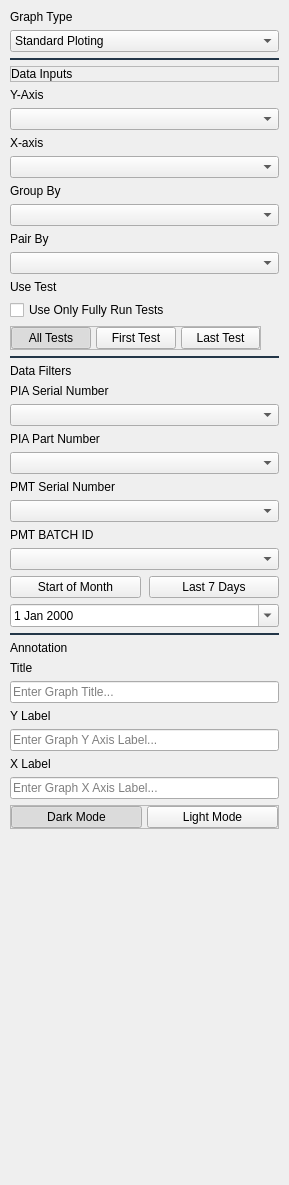
                  <widget class="QWidget" name="sidebarScrollContent_2">
                   <property name="geometry">
                    <rect>
                     <x>0</x>
                     <y>0</y>
                     <width>289</width>
                     <height>1185</height>
                    </rect>
                   </property>
                   <layout class="QVBoxLayout" name="sidebarScrollLayout_2">
                    <property name="spacing">
                     <number>6</number>
                    </property>
                    <property name="leftMargin">
                     <number>10</number>
                    </property>
                    <property name="topMargin">
                     <number>10</number>
                    </property>
                    <property name="rightMargin">
                     <number>10</number>
                    </property>
                    <property name="bottomMargin">
                     <number>10</number>
                    </property>
                    <item>
                     <widget class="QLabel" name="label_78">
                      <property name="text">
                       <string>Graph Type</string>
                      </property>
                      <property name="class" stdset="0">
                       <string>heading-3</string>
                      </property>
                     </widget>
                    </item>
                    <item>
                     <widget class="QComboBox" name="graph_type_comboBox">
                      <item>
                       <property name="text">
                        <string>Standard Ploting</string>
                       </property>
                      </item>
                      <item>
                       <property name="text">
                        <string>Comparison Plotting</string>
                       </property>
                      </item>
                      <item>
                       <property name="text">
                        <string>Relational Plotting</string>
                       </property>
                      </item>
                      <item>
                       <property name="text">
                        <string>Plot Overlay</string>
                       </property>
                      </item>
                     </widget>
                    </item>
                    <item alignment="Qt::AlignVCenter">
                     <widget class="QFrame" name="separatorLine_14">
                      <property name="minimumSize">
                       <size>
                        <width>0</width>
                        <height>2</height>
                       </size>
                      </property>
                      <property name="maximumSize">
                       <size>
                        <width>16777215</width>
                        <height>2</height>
                       </size>
                      </property>
                      <property name="styleSheet">
                       <string notr="true">background-color: #233648;</string>
                      </property>
                     </widget>
                    </item>
                    <item>
                     <widget class="QFrame" name="frame_8">
                      <property name="frameShape">
                       <enum>QFrame::StyledPanel</enum>
                      </property>
                      <property name="frameShadow">
                       <enum>QFrame::Raised</enum>
                      </property>
                      <layout class="QHBoxLayout" name="horizontalLayout_8">
                       <property name="spacing">
                        <number>5</number>
                       </property>
                       <property name="leftMargin">
                        <number>0</number>
                       </property>
                       <property name="topMargin">
                        <number>0</number>
                       </property>
                       <property name="rightMargin">
                        <number>10</number>
                       </property>
                       <property name="bottomMargin">
                        <number>0</number>
                       </property>
                       <item alignment="Qt::AlignBottom">
                        <widget class="QLabel" name="label_81">
                         <property name="text">
                          <string>Data Inputs</string>
                         </property>
                         <property name="class" stdset="0">
                          <string>heading-3</string>
                         </property>
                        </widget>
                       </item>
                      </layout>
                     </widget>
                    </item>
                    <item>
                     <widget class="QLabel" name="section-header_9">
                      <property name="text">
                       <string>Y-Axis</string>
                      </property>
                     </widget>
                    </item>
                    <item>
                     <widget class="QComboBox" name="graphs_y_axis_values_combobox">
                      <property name="editable">
                       <bool>false</bool>
                      </property>
                      <property name="currentText">
                       <string/>
                      </property>
                     </widget>
                    </item>
                    <item>
                     <widget class="QLabel" name="section-header_14">
                      <property name="text">
                       <string>X-axis</string>
                      </property>
                     </widget>
                    </item>
                    <item>
                     <widget class="QComboBox" name="graphs_x_axis_values_combobox">
                      <property name="editable">
                       <bool>false</bool>
                      </property>
                      <property name="currentText">
                       <string/>
                      </property>
                     </widget>
                    </item>
                    <item>
                     <widget class="QLabel" name="section-header_13">
                      <property name="text">
                       <string>Group By</string>
                      </property>
                     </widget>
                    </item>
                    <item>
                     <widget class="QComboBox" name="graphs_group_values_by_combobox">
                      <property name="editable">
                       <bool>false</bool>
                      </property>
                      <property name="currentText">
                       <string/>
                      </property>
                     </widget>
                    </item>
                    <item>
                     <widget class="QLabel" name="graphs_pair_by_label">
                      <property name="text">
                       <string>Pair By</string>
                      </property>
                     </widget>
                    </item>
                    <item>
                     <widget class="QComboBox" name="graphs_pair_values_by_combobox">
                      <property name="editable">
                       <bool>false</bool>
                      </property>
                      <property name="currentText">
                       <string/>
                      </property>
                     </widget>
                    </item>
                    <item>
                     <widget class="QLabel" name="section-header_12">
                      <property name="text">
                       <string>Use Test</string>
                      </property>
                     </widget>
                    </item>
                    <item>
                     <widget class="QCheckBox" name="graphs_full_test_only_checkbox">
                      <property name="text">
                       <string>Use Only Fully Run Tests</string>
                      </property>
                     </widget>
                    </item>
                    <item>
                     <widget class="QFrame" name="frame_5">
                      <property name="maximumSize">
                       <size>
                        <width>251</width>
                        <height>16777215</height>
                       </size>
                      </property>
                      <property name="frameShape">
                       <enum>QFrame::StyledPanel</enum>
                      </property>
                      <property name="frameShadow">
                       <enum>QFrame::Raised</enum>
                      </property>
                      <layout class="QHBoxLayout" name="horizontalLayout_5">
                       <property name="spacing">
                        <number>5</number>
                       </property>
                       <property name="leftMargin">
                        <number>0</number>
                       </property>
                       <property name="topMargin">
                        <number>0</number>
                       </property>
                       <property name="rightMargin">
                        <number>0</number>
                       </property>
                       <property name="bottomMargin">
                        <number>0</number>
                       </property>
                       <item>
                        <widget class="QPushButton" name="graph_all_tests_button">
                         <property name="text">
                          <string>All Tests</string>
                         </property>
                         <property name="checkable">
                          <bool>true</bool>
                         </property>
                         <property name="checked">
                          <bool>true</bool>
                         </property>
                         <property name="autoExclusive">
                          <bool>false</bool>
                         </property>
                         <property name="class" stdset="0">
                          <string>btn-outline</string>
                         </property>
                         <attribute name="buttonGroup">
                          <string notr="true">buttonGroup</string>
                         </attribute>
                        </widget>
                       </item>
                       <item>
                        <widget class="QPushButton" name="graph_first_tests_button">
                         <property name="text">
                          <string>First Test</string>
                         </property>
                         <property name="checkable">
                          <bool>true</bool>
                         </property>
                         <property name="checked">
                          <bool>false</bool>
                         </property>
                         <property name="autoExclusive">
                          <bool>false</bool>
                         </property>
                         <property name="class" stdset="0">
                          <string>btn-outline</string>
                         </property>
                         <attribute name="buttonGroup">
                          <string notr="true">buttonGroup</string>
                         </attribute>
                        </widget>
                       </item>
                       <item>
                        <widget class="QPushButton" name="graph_last_tests_button">
                         <property name="text">
                          <string>Last Test</string>
                         </property>
                         <property name="checkable">
                          <bool>true</bool>
                         </property>
                         <property name="autoExclusive">
                          <bool>false</bool>
                         </property>
                         <property name="class" stdset="0">
                          <string>btn-outline</string>
                         </property>
                         <attribute name="buttonGroup">
                          <string notr="true">buttonGroup</string>
                         </attribute>
                        </widget>
                       </item>
                      </layout>
                     </widget>
                    </item>
                    <item>
                     <widget class="QFrame" name="separatorLine_2">
                      <property name="minimumSize">
                       <size>
                        <width>0</width>
                        <height>2</height>
                       </size>
                      </property>
                      <property name="maximumSize">
                       <size>
                        <width>16777215</width>
                        <height>2</height>
                       </size>
                      </property>
                      <property name="styleSheet">
                       <string notr="true">background-color: #233648;</string>
                      </property>
                     </widget>
                    </item>
                    <item alignment="Qt::AlignBottom">
                     <widget class="QLabel" name="section-header_15">
                      <property name="text">
                       <string>Data Filters</string>
                      </property>
                      <property name="class" stdset="0">
                       <string>heading-3</string>
                      </property>
                     </widget>
                    </item>
                    <item>
                     <widget class="QLabel" name="section-header_18">
                      <property name="text">
                       <string>PIA Serial Number</string>
                      </property>
                     </widget>
                    </item>
                    <item>
                     <widget class="QComboBox" name="graphs_filter_pia_serial_num_comboBox"/>
                    </item>
                    <item>
                     <widget class="QLabel" name="section-header_19">
                      <property name="text">
                       <string>PIA Part Number</string>
                      </property>
                     </widget>
                    </item>
                    <item>
                     <widget class="QComboBox" name="graphs_filter_pia_part_num_comboBox"/>
                    </item>
                    <item>
                     <widget class="QLabel" name="section-header_17">
                      <property name="text">
                       <string>PMT Serial Number</string>
                      </property>
                     </widget>
                    </item>
                    <item>
                     <widget class="QComboBox" name="graphs_filter_pmt_serial_num_comboBox"/>
                    </item>
                    <item>
                     <widget class="QLabel" name="section-header_16">
                      <property name="text">
                       <string>PMT BATCH ID</string>
                      </property>
                     </widget>
                    </item>
                    <item>
                     <widget class="QComboBox" name="graphs_filter_pmt_batch_id_comboBox"/>
                    </item>
                    <item>
                     <layout class="QHBoxLayout" name="dateButtonsLayout_2">
                      <property name="spacing">
                       <number>8</number>
                      </property>
                      <item>
                       <widget class="QPushButton" name="graphs_filter_star_of_month_date_button">
                        <property name="text">
                         <string>Start of Month</string>
                        </property>
                        <property name="class" stdset="0">
                         <string>btn-secondary</string>
                        </property>
                       </widget>
                      </item>
                      <item>
                       <widget class="QPushButton" name="graphs_filter_7day_date_button">
                        <property name="text">
                         <string>Last 7 Days</string>
                        </property>
                        <property name="class" stdset="0">
                         <string>btn-secondary</string>
                        </property>
                       </widget>
                      </item>
                     </layout>
                    </item>
                    <item>
                     <widget class="QDateEdit" name="graphs_filter_date_edit">
                      <property name="calendarPopup">
                       <bool>true</bool>
                      </property>
                     </widget>
                    </item>
                    <item>
                     <widget class="QFrame" name="separatorLine_15">
                      <property name="minimumSize">
                       <size>
                        <width>0</width>
                        <height>2</height>
                       </size>
                      </property>
                      <property name="maximumSize">
                       <size>
                        <width>16777215</width>
                        <height>2</height>
                       </size>
                      </property>
                      <property name="styleSheet">
                       <string notr="true">background-color: #233648;</string>
                      </property>
                     </widget>
                    </item>
                    <item>
                     <widget class="QLabel" name="section-header_27">
                      <property name="text">
                       <string>Annotation</string>
                      </property>
                      <property name="class" stdset="0">
                       <string>heading-3</string>
                      </property>
                     </widget>
                    </item>
                    <item>
                     <widget class="QLabel" name="section-header_7">
                      <property name="text">
                       <string>Title</string>
                      </property>
                     </widget>
                    </item>
                    <item>
                     <widget class="QLineEdit" name="graphs_title_lineEdit">
                      <property name="placeholderText">
                       <string>Enter Graph Title...</string>
                      </property>
                     </widget>
                    </item>
                    <item>
                     <widget class="QLabel" name="section-header_21">
                      <property name="text">
                       <string>Y Label</string>
                      </property>
                     </widget>
                    </item>
                    <item>
                     <widget class="QLineEdit" name="graphs_y_label_lineEdit">
                      <property name="placeholderText">
                       <string>Enter Graph Y Axis Label...</string>
                      </property>
                     </widget>
                    </item>
                    <item>
                     <widget class="QLabel" name="section-header_28">
                      <property name="text">
                       <string>X Label</string>
                      </property>
                     </widget>
                    </item>
                    <item>
                     <widget class="QLineEdit" name="graphs_x_label_lineEdit">
                      <property name="placeholderText">
                       <string>Enter Graph X Axis Label...</string>
                      </property>
                     </widget>
                    </item>
                    <item>
                     <widget class="QFrame" name="frame_6">
                      <property name="maximumSize">
                       <size>
                        <width>16777215</width>
                        <height>16777215</height>
                       </size>
                      </property>
                      <property name="frameShape">
                       <enum>QFrame::StyledPanel</enum>
                      </property>
                      <property name="frameShadow">
                       <enum>QFrame::Raised</enum>
                      </property>
                      <layout class="QHBoxLayout" name="horizontalLayout_6">
                       <property name="spacing">
                        <number>5</number>
                       </property>
                       <property name="leftMargin">
                        <number>0</number>
                       </property>
                       <property name="topMargin">
                        <number>0</number>
                       </property>
                       <property name="rightMargin">
                        <number>0</number>
                       </property>
                       <property name="bottomMargin">
                        <number>0</number>
                       </property>
                       <item>
                        <widget class="QPushButton" name="graph_dark_mode_toggle">
                         <property name="text">
                          <string>Dark Mode</string>
                         </property>
                         <property name="checkable">
                          <bool>true</bool>
                         </property>
                         <property name="checked">
                          <bool>true</bool>
                         </property>
                         <property name="autoExclusive">
                          <bool>true</bool>
                         </property>
                         <property name="class" stdset="0">
                          <string>btn-outline</string>
                         </property>
                        </widget>
                       </item>
                       <item>
                        <widget class="QPushButton" name="graph_light_mode_toggle">
                         <property name="text">
                          <string>Light Mode</string>
                         </property>
                         <property name="checkable">
                          <bool>true</bool>
                         </property>
                         <property name="autoExclusive">
                          <bool>true</bool>
                         </property>
                         <property name="class" stdset="0">
                          <string>btn-outline</string>
                         </property>
                        </widget>
                       </item>
                      </layout>
                     </widget>
                    </item>
                    <item>
                     <spacer name="sidebarSpacer_2">
                      <property name="orientation">
                       <enum>Qt::Vertical</enum>
                      </property>
                      <property name="sizeHint" stdset="0">
                       <size>
                        <width>20</width>
                        <height>40</height>
                       </size>
                      </property>
                     </spacer>
                    </item>
                   </layout>
                  </widget>
